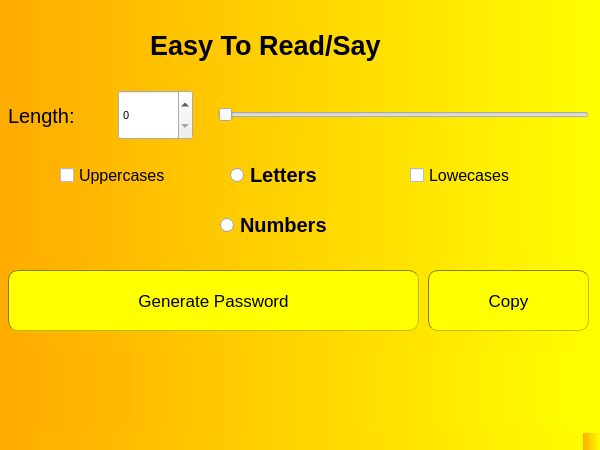
<?xml version="1.0" encoding="UTF-8"?>
<ui version="4.0">
 <class>MainWindow</class>
 <widget class="QMainWindow" name="MainWindow">
  <property name="geometry">
   <rect>
    <x>0</x>
    <y>0</y>
    <width>600</width>
    <height>450</height>
   </rect>
  </property>
  <property name="windowTitle">
   <string>MainWindow</string>
  </property>
  <property name="styleSheet">
   <string notr="true">background-color: qlineargradient(spread:pad, x1:0, y1:0, x2:1, y2:0, stop:0 rgb(255, 171, 0), stop:1 rgb(255, 254, 0));</string>
  </property>
  <widget class="QWidget" name="centralwidget">
   <widget class="QLabel" name="easy_label">
    <property name="geometry">
     <rect>
      <x>150</x>
      <y>20</y>
      <width>311</width>
      <height>50</height>
     </rect>
    </property>
    <property name="font">
     <font>
      <pointsize>20</pointsize>
      <weight>75</weight>
      <bold>true</bold>
     </font>
    </property>
    <property name="styleSheet">
     <string notr="true">background: none;</string>
    </property>
    <property name="text">
     <string>Easy To Read/Say</string>
    </property>
   </widget>
   <widget class="QPushButton" name="password_generator_button">
    <property name="geometry">
     <rect>
      <x>8</x>
      <y>270</y>
      <width>411</width>
      <height>61</height>
     </rect>
    </property>
    <property name="font">
     <font>
      <pointsize>13</pointsize>
     </font>
    </property>
    <property name="styleSheet">
     <string notr="true">QPushButton{
	background-color: yellow;
	border-style: inset;
	border-width: 1px;
	border-radius: 10px;
	border-color: rgb(127, 127, 0);
}

QPushButton:Hover{
	background-color: pink;
	border-style: inset;
	border-width: 1px;
	border-radius: 10px;
	border-color: rgb(127, 127, 0);
}</string>
    </property>
    <property name="text">
     <string>Generate Password</string>
    </property>
   </widget>
   <widget class="QPushButton" name="copy_button">
    <property name="geometry">
     <rect>
      <x>428</x>
      <y>270</y>
      <width>161</width>
      <height>61</height>
     </rect>
    </property>
    <property name="font">
     <font>
      <pointsize>13</pointsize>
     </font>
    </property>
    <property name="styleSheet">
     <string notr="true">QPushButton{
	background-color: yellow;
	border-style: inset;
	border-width: 1px;
	border-radius: 10px;
	border-color: rgb(127, 127, 0);
}

QPushButton:Hover{
	background-color: pink;
	border-style: inset;
	border-width: 1px;
	border-radius: 10px;
	border-color: rgb(127, 127, 0);
}</string>
    </property>
    <property name="text">
     <string>Copy</string>
    </property>
   </widget>
   <widget class="QLabel" name="length_label">
    <property name="geometry">
     <rect>
      <x>8</x>
      <y>90</y>
      <width>91</width>
      <height>51</height>
     </rect>
    </property>
    <property name="font">
     <font>
      <pointsize>15</pointsize>
     </font>
    </property>
    <property name="styleSheet">
     <string notr="true">background: none;</string>
    </property>
    <property name="text">
     <string>Length:</string>
    </property>
   </widget>
   <widget class="QLabel" name="password_label">
    <property name="geometry">
     <rect>
      <x>18</x>
      <y>350</y>
      <width>561</width>
      <height>81</height>
     </rect>
    </property>
    <property name="font">
     <font>
      <pointsize>10</pointsize>
     </font>
    </property>
    <property name="text">
     <string/>
    </property>
    <property name="alignment">
     <set>Qt::AlignCenter</set>
    </property>
   </widget>
   <widget class="QSlider" name="length_slider">
    <property name="geometry">
     <rect>
      <x>218</x>
      <y>100</y>
      <width>371</width>
      <height>30</height>
     </rect>
    </property>
    <property name="styleSheet">
     <string notr="true">background: none;</string>
    </property>
    <property name="orientation">
     <enum>Qt::Horizontal</enum>
    </property>
   </widget>
   <widget class="QSpinBox" name="length_spin">
    <property name="geometry">
     <rect>
      <x>118</x>
      <y>90</y>
      <width>75</width>
      <height>50</height>
     </rect>
    </property>
    <property name="font">
     <font>
      <pointsize>8</pointsize>
     </font>
    </property>
    <property name="styleSheet">
     <string notr="true">background-color: none;</string>
    </property>
   </widget>
   <widget class="QRadioButton" name="letters_radioButton">
    <property name="geometry">
     <rect>
      <x>230</x>
      <y>160</y>
      <width>150</width>
      <height>30</height>
     </rect>
    </property>
    <property name="font">
     <font>
      <pointsize>15</pointsize>
      <weight>75</weight>
      <bold>true</bold>
     </font>
    </property>
    <property name="styleSheet">
     <string notr="true">background: none;</string>
    </property>
    <property name="text">
     <string>Letters</string>
    </property>
   </widget>
   <widget class="QRadioButton" name="numbers_radioButton">
    <property name="geometry">
     <rect>
      <x>220</x>
      <y>210</y>
      <width>150</width>
      <height>30</height>
     </rect>
    </property>
    <property name="font">
     <font>
      <pointsize>15</pointsize>
      <weight>75</weight>
      <bold>true</bold>
     </font>
    </property>
    <property name="styleSheet">
     <string notr="true">background: none;</string>
    </property>
    <property name="text">
     <string>Numbers</string>
    </property>
   </widget>
   <widget class="QCheckBox" name="lowercases_checkBox">
    <property name="geometry">
     <rect>
      <x>410</x>
      <y>160</y>
      <width>150</width>
      <height>30</height>
     </rect>
    </property>
    <property name="font">
     <font>
      <pointsize>12</pointsize>
     </font>
    </property>
    <property name="styleSheet">
     <string notr="true">background: none;</string>
    </property>
    <property name="text">
     <string>Lowecases</string>
    </property>
   </widget>
   <widget class="QCheckBox" name="uppercases_checkBox">
    <property name="geometry">
     <rect>
      <x>60</x>
      <y>160</y>
      <width>150</width>
      <height>30</height>
     </rect>
    </property>
    <property name="font">
     <font>
      <pointsize>12</pointsize>
     </font>
    </property>
    <property name="styleSheet">
     <string notr="true">background: none;</string>
    </property>
    <property name="text">
     <string>Uppercases</string>
    </property>
   </widget>
  </widget>
  <widget class="QStatusBar" name="statusbar"/>
 </widget>
 <resources/>
 <connections/>
</ui>
